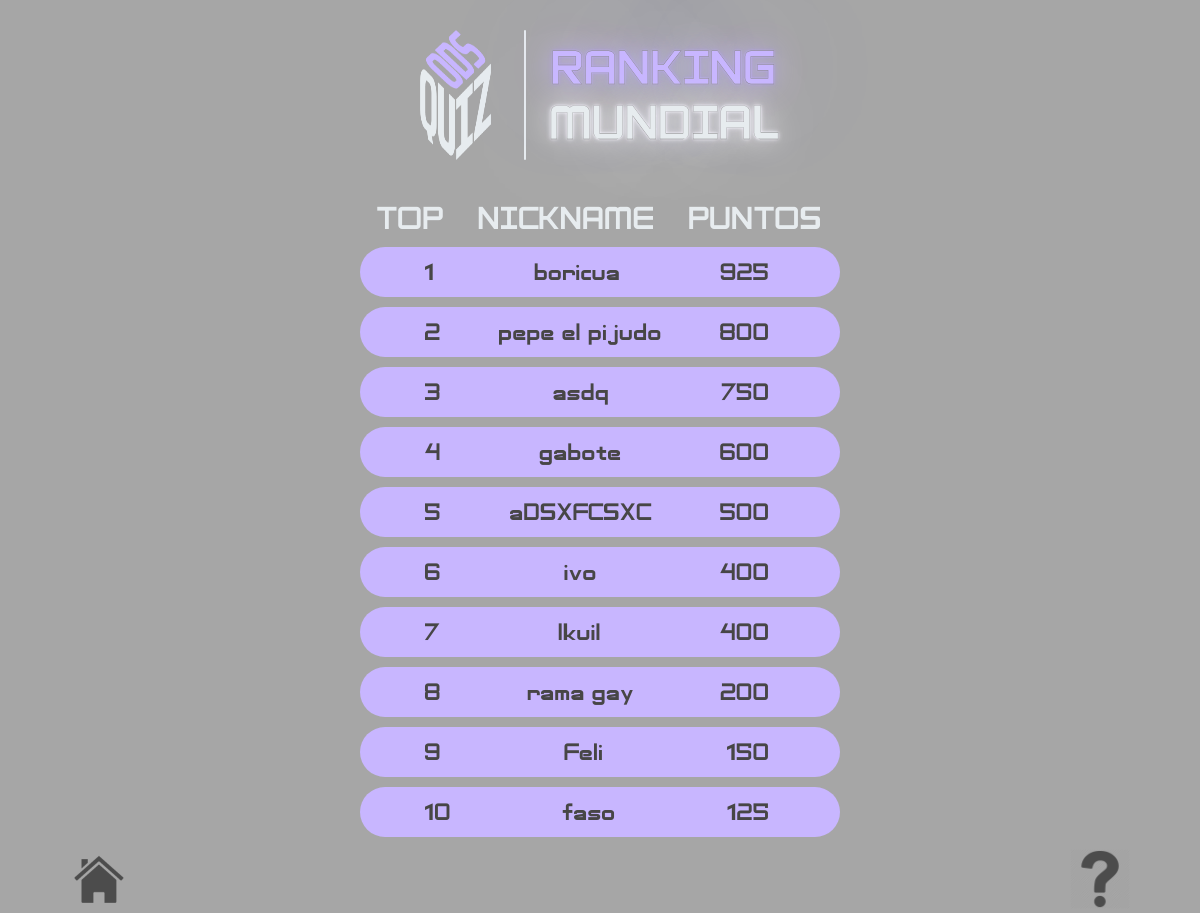
Page /ranking on the committed database.
### tables this page shows
CREATE TABLE "Ranking" (
	`Nombre`	TEXT NOT NULL,
	`Puntaje`	NUMERIC
);

### Proyecto/main.py (the view)
@app.route("/ranking")
def ranking():
  conn = sqlite3.connect('ODS.db')
  q = f"""SELECT * from Ranking
          ORDER BY Puntaje DESC
          LIMIT 10"""
  x = conn.execute(q)
  lista = x.fetchall()
  print(lista)
  return render_template('ranking.html', lineamostrar = lista)
  conn.close()

### Proyecto/templates/ranking.html (shortened to what this page needs)
<!DOCTYPE html>
<html lang="en">
<head>
    <link href="{{ url_for('static', filename='styles/ranking_style.css') }}" rel="stylesheet">
</head>
<body>
    <section class="contenedor">
        <div class="header">
            <div class="contenedor-chico">
                <div class="imagen">
                    <img src="{{ url_for('static', filename = 'img/LOGO.png')}}" alt="" >
                </div>
                <div class="puntaje">
                    <div class="texto">
                        RANKING
                    </div>
                    <div class="puntajes">
                        MUNDIAL
                    </div>
                </div>
            </div>
        </div>
    </section>
    <section id="contencion">
        <div id="textos">
            <p>TOP</p>
            <p>NICKNAME</p>
            <p>PUNTOS</p>
        </div>
        {% for i in range(10) %}
        <div id="casilla">
            <div class="div-1">{{i+1}}</div>
            <div>{{ lineamostrar[i][0] }}</div>
            <div class="div-2">{{ lineamostrar[i][1] }}</div>
        </div>
        {% endfor %}
    </section>
    <footer class="pie-de-pagina">
        <div class="inicio">
            <img src="{{ url_for('static', filename = 'img/casa-inicio.jpg')}}" alt="" onclick="window.location.href='{{ url_for('index')}}';">
        </div>
        <div class="ayuda">
            <img src="{{ url_for('static', filename = 'img/ayuda.jpg')}}" alt="" onclick="window.location.href='{{ url_for('informacion')}}';">
        </div>
    </footer>
</body>
</html>

### Proyecto/static/styles/ranking_style.css (style rules this page uses)
:root { --gris-medio-claro: #474646; --gris-oscuro: #1C262A; --violeta: #C8B6FF; --blanquito: #E7ECEF; --gris-claro: #A6A6A6; --neon: 0 0 2px #C8B6FF,0 0 30px #C8B6FF,0px 0px 5px #a293d1, 0 0 150px #a493d1; --neon-blanquito: 0 0 2px #f6f3ff,0 0 30px #f8f6ff,0px 0px 5px #f2f0fa, 0 0 150px #f0eef7; }
* { margin: 0; padding: 0; }
body { background-color: var(--gris-claro); }
.contenedor { width: 100%; height: auto; background-color: var(--gris-claro); }
.header { width: 100%; height: auto; }
.contenedor-chico { width: 30%; height: 200px; margin: auto; display: flex; flex-direction: row; justify-content: center; gap: 25px; }
.imagen img { width: 90%; height: 65%; margin-top: 30px; }
.puntaje { display: flex; flex-direction: column; margin-top: 40px; text-align: center; }
.texto { color: var(--violeta); font-size: 3em; font-family: 'Adventure-Subtitles'; text-shadow: var(--neon); -webkit-text-stroke: 0.4px grey; }
.puntajes { color: var(--blanquito); font-size: 3em; font-family: 'Adventure-Subtitles'; text-shadow: var(--neon-blanquito); -webkit-text-stroke: 0.3px grey; }
#contencion { width: 40%; height: auto; margin: auto; }
#textos { display: flex; justify-content: space-around; font-size: 2em; font-family: 'Adventure-Subtitles'; color: var(--blanquito); }
#casilla { display: flex; width: 100%; height: 50px; margin: auto; flex-direction: row; justify-content: space-between; align-items: center; gap: 10PX; background-color: var(--violeta); margin-top: 10px; border-radius: 2em; font-size: 1.5em; font-family: 'Adventure-Subtitles'; color: var(--gris-medio-claro); }
.div-1 { margin-left: 65px; }
.div-2 { margin-right: 70px; }
.pie-de-pagina { width: 100%; height: auto; display: flex; flex-wrap: wrap; justify-content: space-between; margin-top: 1%; }
.inicio { width: 20%; margin-left: 70px; }
.inicio img { width: 60px; height: 60px; }
.ayuda { width: 20%; align-items: flex-end; margin-right: 70px; }
.ayuda img { width: 60px; height: 60px; float: right; }

### rows in the picture
Ranking: Nombre "boricua", Puntaje "925"
Ranking: Nombre "pepe el pijudo", Puntaje "800"
Ranking: Nombre "asdq", Puntaje "750"
Ranking: Nombre "gabote", Puntaje "600"
Ranking: Nombre "aDSXFCSXC", Puntaje "500"
Ranking: Nombre "ivo", Puntaje "400"
Ranking: Nombre "lkuil", Puntaje "400"
Ranking: Nombre "rama gay", Puntaje "200"
Ranking: Nombre "Feli", Puntaje "150"
Ranking: Nombre "faso", Puntaje "125"

### other values in the picture
{{ i+1 }} "1" "2" "3" "4" "5" "6" "7" "8" "9" "10"
